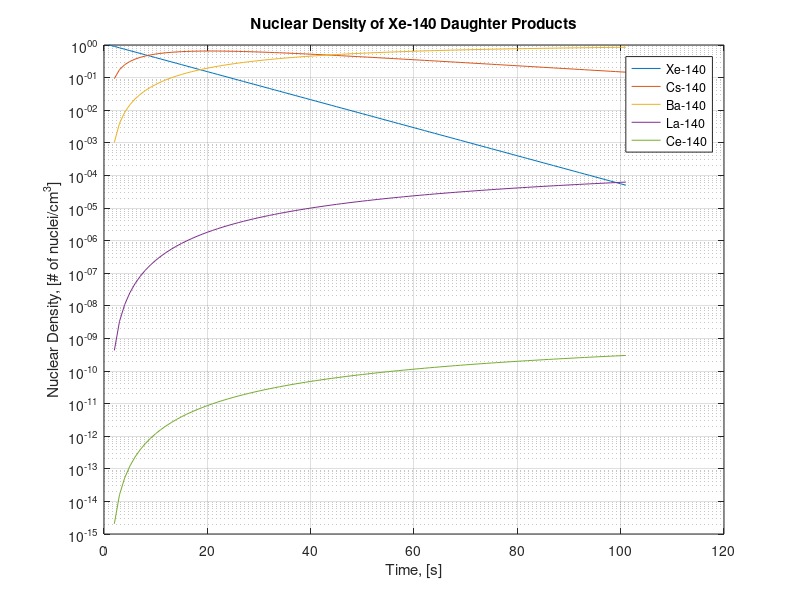

Recreate this plot in MATLAB.
%% Documentation

% The University of Texas at Austin - Spring 2020
% ME 337G - Nuclear Safety and Security - Dr. HAAS, Derek 
% Team 7 - Bomb Squad - INANC, Ece; Shelby; WHELAN, Jack  

% This code uses the Bateman equation to solve for the concentrations of
% the daughter products of Xe-140, a fission fragment of U-235.

%% Constants 

HL_XE = 14; % Half-life of Xe-140, [s]
HL_CS = 64; % Half-life of Cs-140, [s]
HL_BA = 13*24*60*60; % Half-life of Ba-140, [s]
HL_LA = 40*60*60; % Half-life of La-140, [s]

LL_XE = log(2)/HL_XE; % Decay constant of Xe-140, [1/s]
LL_CS = log(2)/HL_CS; % Decay constant of Cs-140, [1/s]
LL_BA = log(2)/HL_BA; % Decay constant of Ba-140, [1/s]
LL_LA = log(2)/HL_LA; % Decay constant of La-140, [1/s]
LL_CE = 0;

LL = [LL_XE LL_CS LL_BA LL_LA LL_CE];

NN = zeros(101,5);
NN(1,1) = 1;

TT = 2; % Increment time, [s]

%% Compuate Coefficients

COEFF = zeros(5);
for i = 1:4
    NUM_COEFF = i;
    for j = 1:NUM_COEFF
        NUMERATOR = 1;
        DENOMINATOR = 1;
        for k = 1:NUM_COEFF
            NUMERATOR = NUMERATOR*LL(1,k);
            if k ~= j
                DENOMINATOR = DENOMINATOR*(LL(1,k)-LL(1,j));
            end
        end
        COEFF(i,j) = NUMERATOR/DENOMINATOR;
    end
end

%% Compute Radionuclide Density

T = 0;
for i = 2:101
    T = T+TT;
    for j = 1:5
        SUMM = 0;
        for k = 1:j
            SUMM = SUMM+COEFF(j,k)*exp(-LL(1,k)*T);
        end
        NN(i,j) = NN(1,1)*SUMM/(LL(1,j));
    end
end

for i = 2:101
    NN(i,5) = NN(i-1,5)+LL(1,4)*(NN(i,4)-NN(i-1,4));
end

%% Plot 
plot(NN(:,1))
hold on
plot(NN(:,2))
hold on
plot(NN(:,3))
hold on
plot(NN(:,4))
hold on
plot(NN(:,5))
set(gca, 'YScale', 'log')
hold on
grid on
xlabel('Time, [s]')
ylabel('Nuclear Density, [# of nuclei/cm^3]')
title('Nuclear Density of Xe-140 Daughter Products')
legend('Xe-140','Cs-140','Ba-140','La-140','Ce-140')
            
  